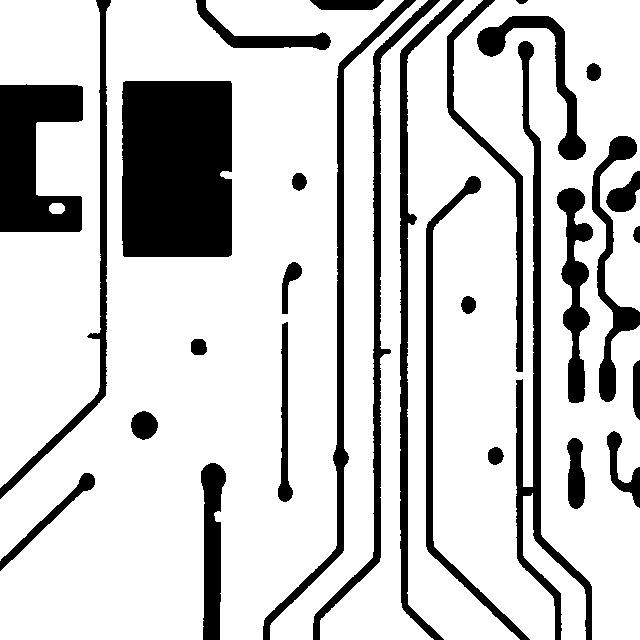
#> input picture testimg1.png, 640 x 640 px
$ python Result_creation.py
#> lines starting #> are read from the running program, lines starting #| are printed output that depends on the picture
import numpy as np
import skimage as ski
import matplotlib.pyplot as plt


def read_image(loc):
#> called with loc = 'testimg1.png'
    img = ski.io.imread(loc, True)
#> img is the input picture: shape (640, 640) float64; min 0, max 1, mean 0.797

    return img

def prepare(label):
    d1 = []
#> d1 = []
    d2 = []
    d3 = []
    for i in range (len(label)):


        if label[i] == 1:
            d1.append(i)
        elif label[i] == 2:
            d2.append(i)
        elif label[i] == 3:
            d3.append(i)
#> after the loop, d1 = [0, 1]; d2 = [5, 6]; d3 = [2, 3, 4, 7, 8, 9]

    return d1, d2, d3


def bbox_to_rect(bbox, color):
# Convert to matplotlib format: ((upper-left x, upper-left y), width, height).
    return plt.Rectangle(xy=(bbox[0], bbox[1]), width=bbox[2]-bbox[0], height=bbox[3]-bbox[1], fill=False, edgecolor=color, linewidth=2)

def image_prepare(img, box, label, text = "Prediction"):

    d1, d2, d3 = prepare(label = label)
#> d1 = [0, 1]; d2 = [5, 6]; d3 = [2, 3, 4, 7, 8, 9]

    plt.figure(figsize = (12,12))
    plt.subplot(122)
    fig = plt.imshow(img, cmap = 'gray')
    plt.title(text)
    for d in [d1,d2,d3]:
        for i in range (len(d)):
            if d == d1:
                fig.axes.add_patch(bbox_to_rect(box[d][i], 'green'))
            elif d == d2:
                fig.axes.add_patch(bbox_to_rect(box[d][i], 'blue'))
            elif d == d3:
                fig.axes.add_patch(bbox_to_rect(box[d][i], 'red'))
#> this loop made 3 passes
    plt.subplot(121)
    plt.title("Test Image")
    fig = plt.imshow(img, cmap = 'gray')
    plt.show()
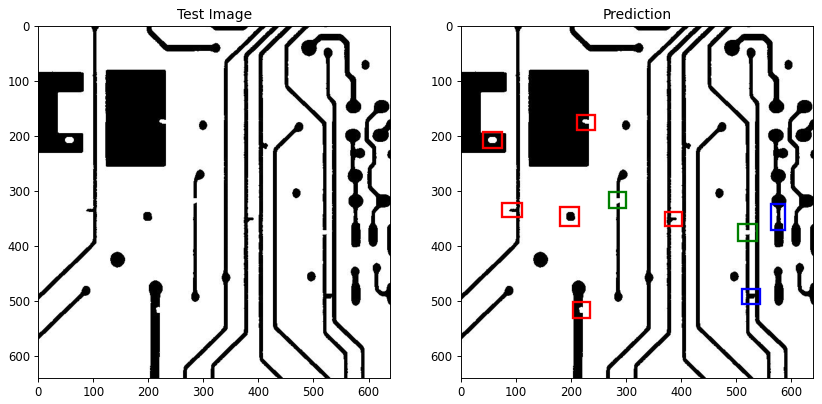
#> figure drawn by matplotlib, 2 panels


#Faster RCNN start here
#image 1 index 0
box1 = np.array([[268.6544, 301.0776, 299.7691, 330.7202],
        [504.1923, 359.7542, 538.8469, 390.5540],
        [ 40.9020, 192.5398,  74.4500, 222.8577],
        [211.5428, 162.4555, 243.7129, 188.1969],
        [204.1853, 502.4569, 234.4842, 530.6719],
        [510.5191, 477.7553, 543.5847, 505.3925],
        [564.4668, 323.3603, 589.9385, 371.8527],
        [370.4752, 337.1852, 402.4104, 364.6342],
        [ 75.6491, 321.3508, 111.9031, 347.4663],
        [180.9889, 328.0730, 215.3633, 364.6135]] , dtype = int)

label1 = [1, 1, 3, 3, 3, 2, 2, 3, 3, 3]

#image 2 index 3
box2 = np.array([[289.8519, 114.7976, 323.2899, 144.4176],
        [298.3004, 222.5969, 328.2450, 253.3330],
        [520.8696, 324.0602, 554.4291, 358.7575],
        [560.7456, 282.2732, 593.3295, 310.3484],
        [147.4688, 352.4113, 181.6203, 386.9493],
        [346.8758, 166.9636, 382.7000, 193.5145],
        [521.4772, 580.8445, 581.3888, 613.9980],
        [531.9883, 521.3600, 567.6486, 551.4173],
        [527.3254, 425.7007, 549.9206, 458.8332],
        [567.5876, 382.8794, 601.6898, 410.4084]], dtype = int)

label2 = [3, 3, 1, 1, 3, 3, 2, 2, 2, 2]

#image 3 index 10
box3 = np.array([[431.9034, 174.3325, 467.0841, 205.7150],
        [198.0291, 152.1905, 232.0445, 188.6803],
        [ 90.8042, 405.9967, 126.9737, 441.7577],
        [447.3862, 369.1737, 478.5466, 416.2721],
        [ 37.3518, 224.5170,  67.4332, 255.9988],
        [294.1497, 423.0867, 328.8992, 457.9455],
        [319.2069, 388.7328, 349.7805, 426.9032],
        [417.1228, 486.3990, 452.0433, 517.9909],
        [297.7960, 406.9564, 340.1144, 456.4774],
        [ 36.0054, 222.8627,  66.5730, 256.1966]], dtype = int)

label3 = [3, 3, 3, 1, 3, 1, 1, 3, 2, 2]

image_prepare(read_image('testimg1.png'), box1, label1)
image_prepare(read_image('testimg2.png'), box2, label2)
#> call 2 of read_image, with loc = 'testimg2.png'
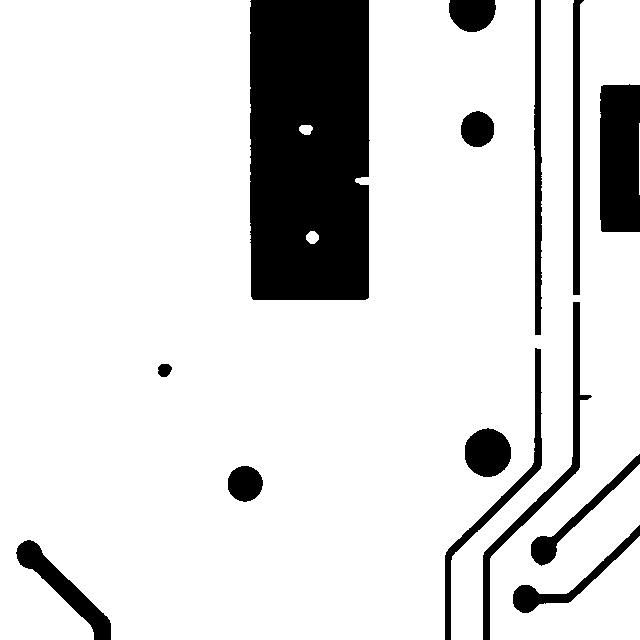
#> input picture testimg2.png, 640 x 640 px
#> in read_image, img is the input picture: shape (640, 640) float64; min 0, max 1, mean 0.851
#> call 2 of image_prepare, with box = array of shape (10, 4), text = 'Prediction'
#> in image_prepare (call 2), `d1, d2, d3 = prepare(label = label)`: d1 = [2, 3]; d2 = [6, 7, 8, 9]; d3 = [0, 1, 4, 5]
#> the loop in image_prepare (call 2), `for d in [d1,d2,d3]:` made 3 passes
#> in image_prepare (call 2), `plt.show()`:
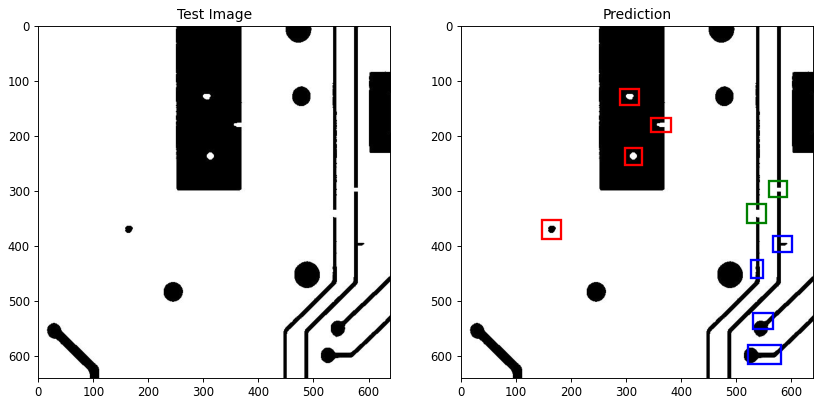
#> figure drawn by matplotlib, 2 panels
image_prepare(read_image('testimg3.png'), box3, label3)
#> call 3 of read_image, with loc = 'testimg3.png'
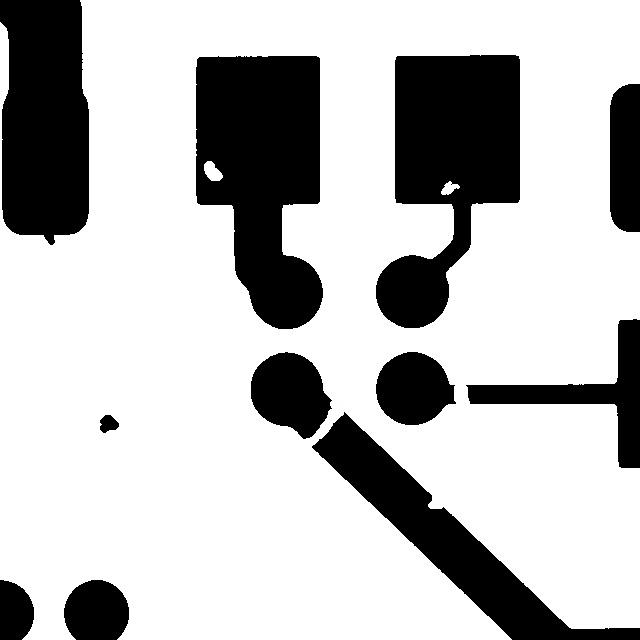
#> input picture testimg3.png, 640 x 640 px
#> in read_image, img is the input picture: shape (640, 640) float64; min 0, max 1, mean 0.736
#> call 3 of image_prepare, with box = array of shape (10, 4), text = 'Prediction'
#> in image_prepare (call 3), `d1, d2, d3 = prepare(label = label)`: d1 = [3, 5, 6]; d2 = [8, 9]; d3 = [0, 1, 2, 4, 7]
#> the loop in image_prepare (call 3), `for d in [d1,d2,d3]:` made 3 passes
#> in image_prepare (call 3), `plt.show()`:
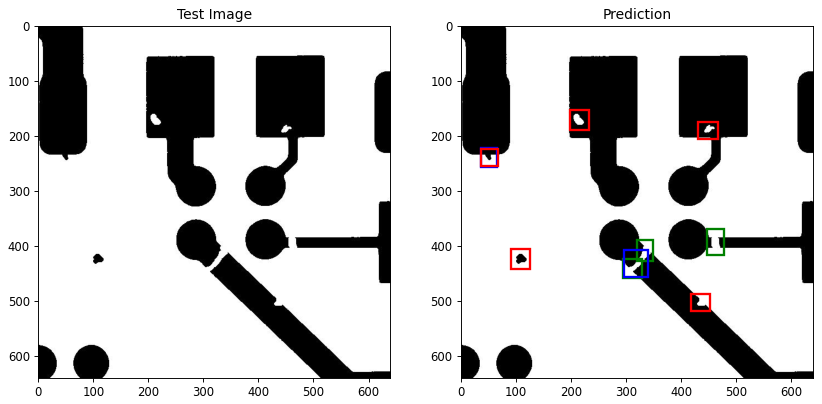
#> figure drawn by matplotlib, 2 panels


#Mask RCNN start here

box4 = np.array([[ 43.0578, 195.1879,  71.1606, 220.8337],
        [268.8789, 303.9151, 300.4242, 332.2291],
        [210.9814, 163.3489, 243.3850, 188.9930],
        [502.4923, 359.0163, 535.9850, 389.9009],
        [182.9846, 328.4378, 214.3273, 365.0086],
        [512.2057, 477.2514, 543.3863, 505.2540],
        [204.1158, 502.4141, 232.2677, 531.0974],
        [567.4434, 329.7656, 587.0808, 372.8497],
        [396.3661, 200.7721, 428.1886, 232.5388],
        [370.1029, 333.3999, 400.9566, 365.3738]], dtype = int)

label4 = [3, 1, 3, 1, 3, 2, 3, 2, 1, 1]

box5 = np.array([[292.6438, 115.6536, 320.2876, 144.5824],
        [299.5279, 223.1255, 325.4087, 252.7275],
        [521.3092, 326.2449, 553.9609, 356.7281],
        [560.4409, 283.0517, 592.6666, 311.0900],
        [149.1618, 354.4750, 180.8928, 388.0505],
        [345.9914, 167.9309, 383.1737, 194.9921],
        [345.3445, 170.7717, 382.7033, 192.8837],
        [569.7734, 385.9958, 600.9059, 409.9945],
        [525.5426, 583.1260, 578.5459, 611.5116],
        [569.4491, 381.9016, 604.3466, 410.0959]], dtype = int)
label5 = [3, 3, 1, 1, 3, 1, 3, 3, 2, 1]

box6 = np.array([[433.6922, 173.5702, 465.9797, 206.1289],
        [200.2178, 154.3335, 229.5121, 190.5410],
        [293.7285, 422.3013, 331.2749, 458.3092],
        [443.1401, 369.6597, 477.7498, 415.9786],
        [419.5533, 486.7138, 448.2615, 519.7300],
        [ 91.8936, 406.4686, 128.1216, 442.3885],
        [320.9286, 387.2312, 351.8343, 428.0984],
        [ 37.3293, 225.1630,  66.6706, 254.7931],
        [416.9300, 483.8416, 454.2274, 519.5037],
        [ 37.3713, 222.5962,  67.3132, 256.8505]], dtype = int)

label6 = [3, 3, 1, 1, 3, 3, 1, 3, 1, 1]

image_prepare(read_image('testimg1.png'), box4, label4)
image_prepare(read_image('testimg2.png'), box5, label5)
image_prepare(read_image('testimg3.png'), box6, label6)

#Actual Label start here

box7 = np.array([[269., 304., 300., 333.],
         [504., 362., 534., 389.],
         [510., 477., 547., 505.],
         [204., 501., 232., 531.],
         [210., 161., 243., 188.],
         [ 77., 323., 111., 348.],
         [367., 339., 400., 367.],
         [394., 203., 426., 234.],
         [181., 329., 216., 364.],
         [ 39., 193.,  74., 223.]], dtype = int)

label7 = [1, 1, 2, 3, 3, 3, 3, 3, 3, 3]

box8 = np.array([[519., 325., 555., 358.],
         [561., 285., 591., 311.],
         [345., 167., 383., 194.],
         [569., 385., 601., 409.],
         [148., 354., 181., 386.],
         [296., 221., 328., 253.],
         [289., 115., 322., 144.]], dtype = int)
label8 = [1, 1, 3, 3, 3, 3, 3]

box9 = np.array([[444., 375., 479., 420.],
         [290., 391., 353., 456.],
         [418., 485., 452., 518.],
         [ 90., 405., 128., 442.],
         [194., 151., 232., 190.],
         [ 32., 218.,  64., 254.],
         [431., 171., 469., 204.]], dtype = int)
label9 = [1, 1, 3, 3, 3, 3, 3]

image_prepare(read_image('testimg1.png'), box7, label7, "Actual Label")
image_prepare(read_image('testimg2.png'), box8, label8, "Actual Label")
image_prepare(read_image('testimg3.png'), box9, label9, "Actual Label")
